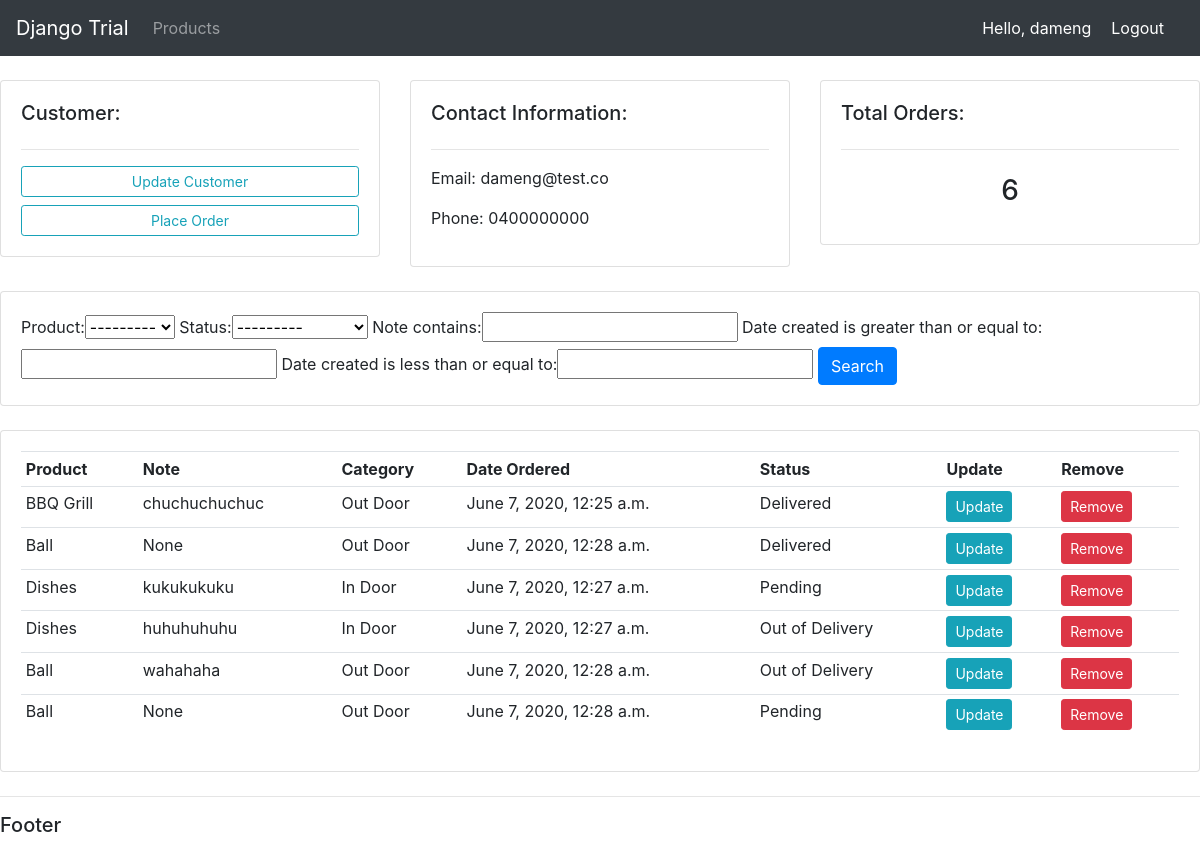
The app's page /customer/1/ (signed in) with its own data.
### accounts/models.py (models this page shows, shortened)
class Customer(models.Model):
  name = models.CharField(max_length=200, null=True)
  email = models.CharField(max_length=200, null=True)
  phone = models.CharField(max_length=200, null=True)
  date_created = models.DateTimeField(auto_now_add=True)

class Order(models.Model):
  STATUS = (
    ('Pending', 'Pending'),
    ('Out of Delivery', 'Out of Delivery'),
    ('Delivered', 'Delivered')
  )
  customer = models.ForeignKey(Customer, null=True, on_delete=models.SET_NULL)
  product = models.ForeignKey(Product, null=True, on_delete=models.SET_NULL)
  date_created = models.DateTimeField(auto_now_add=True)
  status = models.CharField(max_length=200, null=True, choices=STATUS)
  note = models.CharField(max_length=1000, null=True)

class Product(models.Model):
  CATEGORY = (
    ('In Door', 'In Door'),
    ('Out Door', 'Out Door')
  )
  name = models.CharField(max_length=200, null=True)
  price = models.FloatField(null=True)
  category = models.CharField(max_length=200, null=True, choices=CATEGORY)
  description = models.CharField(max_length=200, null=True, blank=True)
  date_created = models.DateTimeField(auto_now_add=True)
  tags = models.ManyToManyField(Tag)
  def __str__(self):
    return self.name

### accounts/views.py (the view)
# urls.py: path('customer/<str:primary_key_id>/', views.customer, name="customer"),
@login_required(login_url='signin')
def customer(request, primary_key_id):
    customer = Customer.objects.get(id=primary_key_id)
    orders = customer.order_set.all()
    total_orders = orders.count()
    myFilter = OrderFilter(request.GET, queryset=orders)
    orders = myFilter.qs
    context = { 'customer': customer, 'orders': orders, 'total_orders': total_orders, 'myFilter': myFilter }
    return render(request, 'accounts/customer.html', context)

### accounts/templates/accounts/customer.html
{% extends 'accounts/main.html' %}
{% block content %}
  <div class="mt-4 mb-4 row">
    <div class="col-md">
      <div class="card card-body">
        <h5>Customer:</h5>
        <hr />
        <a class="btn btn-outline-info btn-sm btn-block" href="">Update Customer</a>
        <a class="btn btn-outline-info btn-sm btn-block" href="{% url 'create_order' customer.id %}">Place Order</a>
      </div>
    </div>
    <div class="col-md">
      <div class="card card-body">
        <h5>Contact Information:</h5>
        <hr />
        <p>Email: {{customer.email}}</p>
        <p>Phone: {{ customer.phone }}</p>
      </div>
    </div>
    <div class="col-md">
      <div class="card card-body">
        <h5>Total Orders:</h5>
        <hr />
        <h3 class="text-center p-2">{{ total_orders }}</h3>
      </div>
    </div>
  </div>
  <div class="mt-4 mb-4 row">
    <div class="col-md">
      <div class="card card-body">
        <form method="get">
          {{ myFilter.form }}
          <button class="btn btn-primary" type="submit">Search</button>
        </form>
      </div>
    </div>
  </div>
  <div class="mt-4 mb-4 row">
    <div class="col-md">
      <div class="card card-body">
        <table class="table table-sm">
          <tr>
            <th>Product</th>
            <th>Note</th>
            <th>Category</th>
            <th>Date Ordered</th>
            <th>Status</th>
            <th>Update</th>
            <th>Remove</th>
          </tr>
          {% for o in orders %}
            <tr>
              <td>{{ o.product.name }}</td>
              <td>{{ o.note }}</td>
              <td>{{ o.product.category }}</td>
              <td>{{ o.product.date_created }}</td>
              <td>{{ o.status }}</td>
              <td><a id="customer-update-{{o.id}}" class="btn btn-sm btn-info" href="{% url 'update_order' o.id %}">Update</a></td>
              <td><a id="customer-remove-{{o.id}}" class="btn btn-sm btn-danger"  href="{% url 'delete_order' o.id %}">Remove</a></td>
            </tr>
          {% endfor %}
        </table>
      </div>
    </div>
  </div>
{% endblock %}

### accounts/templates/accounts/navbar.html (shortened to what this page needs)
<nav class="navbar navbar-expand-lg navbar-dark bg-dark">
  {% if request.user.is_staff %}
    <a class="navbar-brand" href="{% url 'home' %}">Django Trial</a>
  {% endif %}
  <div class="collapse navbar-collapse" id="navbarSupportedContent">
    <ul class="navbar-nav mr-auto">
      <li class="nav-item">
        <a class="nav-link" href="{% url 'products' %}">Products</a>
      </li>
    </ul>
  </div>
  <span class="hello-msg">Hello, {{ request.user }}</span>
  <span><a class="hello-msg" href="{% url 'signout' %}">Logout</a></span>
</nav>

### accounts/templates/accounts/navbar.html (style rules this page uses)
.hello-msg { font-size: 16px; color: white; margin-right: 20px; }

### records on screen
Customer: email "dameng@test.co", phone "0400000000"
Order: product.name "BBQ Grill", note "chuchuchuchuc", product.category "Out Door", product.date_created "June 7, 2020, 12:25 a.m.", status "Delivered"
Order: product.name "Ball", note "None", product.category "Out Door", product.date_created "June 7, 2020, 12:28 a.m.", status "Delivered"
Order: product.name "Dishes", note "kukukukuku", product.category "In Door", product.date_created "June 7, 2020, 12:27 a.m.", status "Pending"
Order: product.name "Dishes", note "huhuhuhuhu", product.category "In Door", product.date_created "June 7, 2020, 12:27 a.m.", status "Out of Delivery"
Order: product.name "Ball", note "wahahaha", product.category "Out Door", product.date_created "June 7, 2020, 12:28 a.m.", status "Out of Delivery"
Order: product.name "Ball", note "None", product.category "Out Door", product.date_created "June 7, 2020, 12:28 a.m.", status "Pending"

### other values on screen
{{ request.user }} "dameng"
{{ total_orders }} "6"
